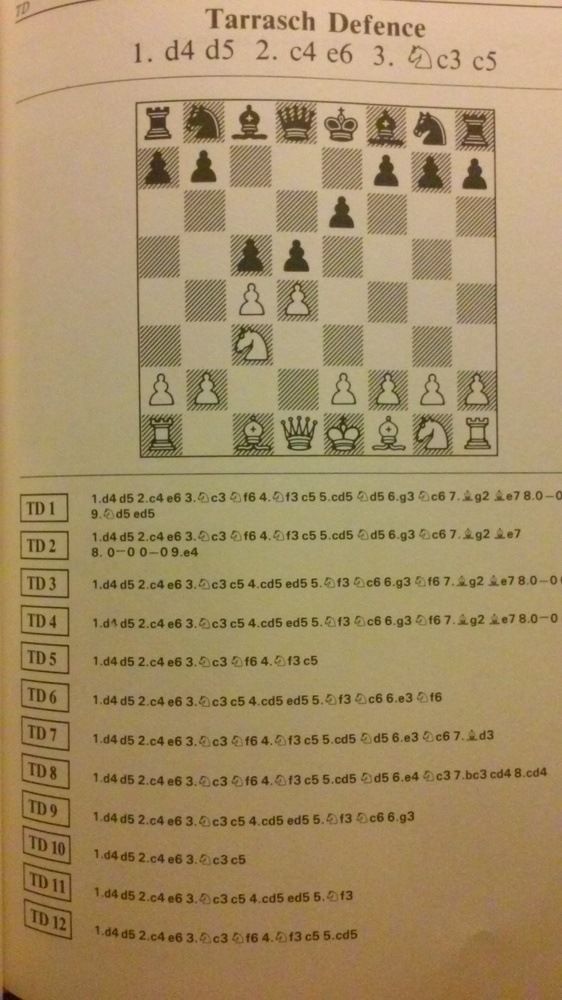
#> input picture 3.jpg, 562 x 1000 px, shrunk from 1296 x 2304 before the run
$ python -i utils.py   (imports and definitions only)
#> lines starting #> are read from the running program, lines starting #| are printed output that depends on the picture; after the words box and inside, x2 and y2 are one past the last pixel; in counts of white or black regions, pixels touching at a corner belong together
#> further down, picture is the input picture: shape (1000, 562, 3); mean B, G, R 103.1, 143.1, 165.9
import numpy as np
import cv2
import math
from itertools import combinations


def getGridLines(img: np.ndarray, minLineLength: int = 35, maxLineGap: int = 10):
#> called with minLineLength = 35, maxLineGap = 10
    gray = cv2.cvtColor(img, cv2.COLOR_BGR2GRAY)
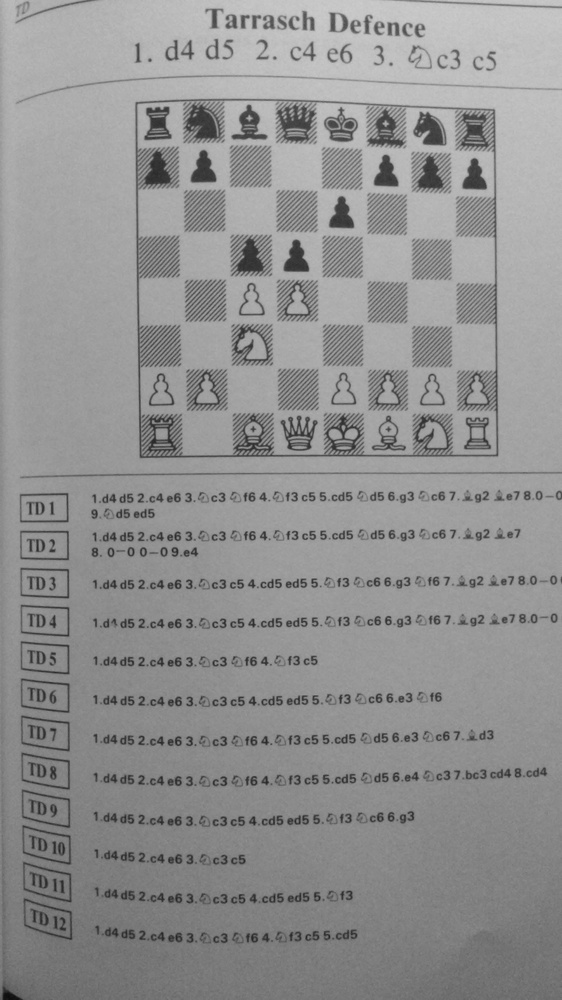
#> gray: shape (1000, 562); min 11, max 204, mean 145.4

    denoised = cv2.bilateralFilter(
        gray, 11, 17, 17, borderType=cv2.BORDER_CONSTANT)

    adaptive = cv2.adaptiveThreshold(
        denoised, 255, cv2.ADAPTIVE_THRESH_MEAN_C, cv2.THRESH_BINARY_INV, 9, 3)
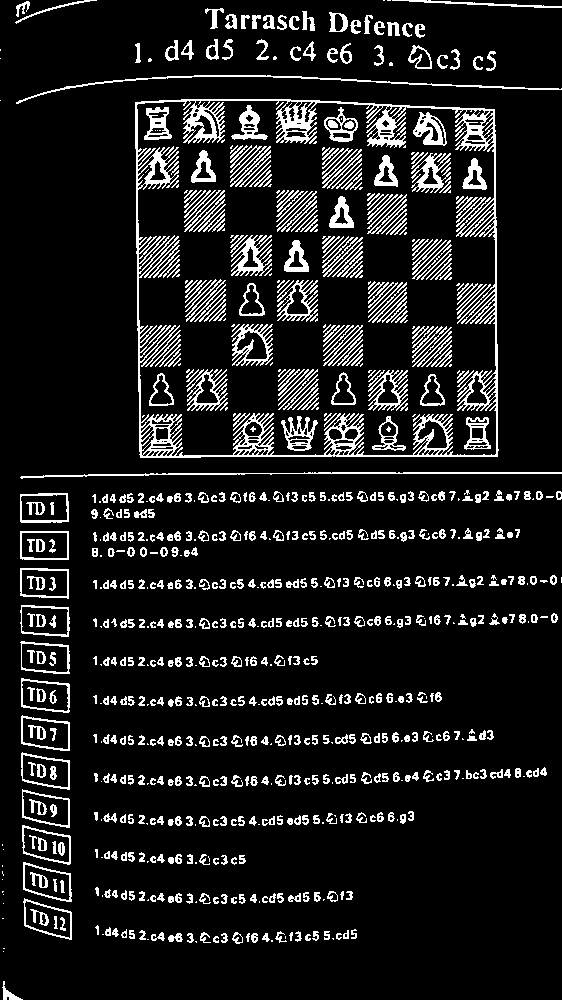
#> adaptive: shape (1000, 562); 11.3% white in thin lines or dots

    adaptive = cv2.morphologyEx(
        adaptive, cv2.MORPH_CLOSE, np.ones((5, 5), np.uint8))
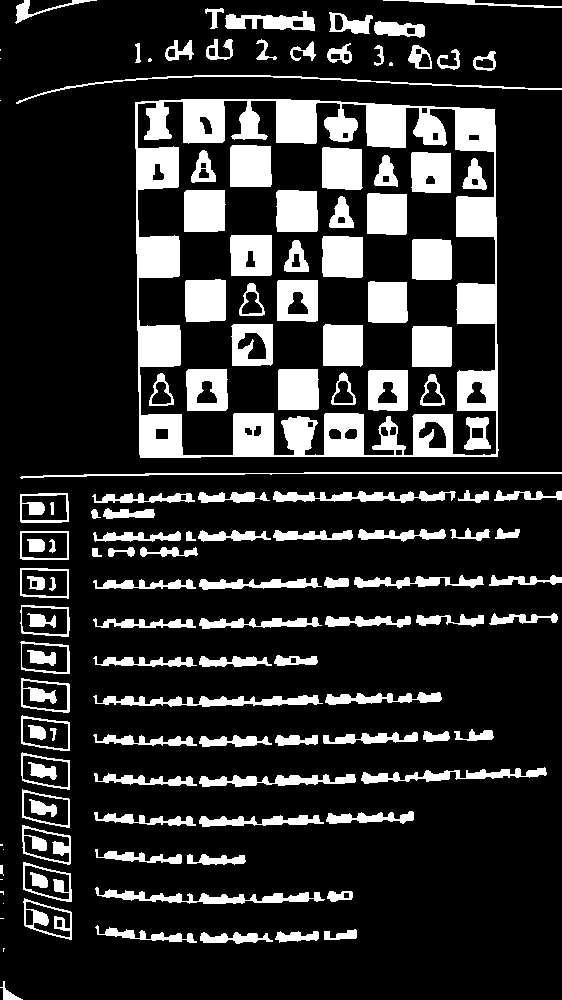
#> adaptive: shape (1000, 562); 18.5% white; 137 white regions (12 under 20 px), largest, box (x1, y1, x2, y2) and area: (135, 99, 499, 458) 29033, (230, 145, 272, 187) 1716, (184, 190, 226, 232) 1713

    edges = cv2.Canny(adaptive, 30, 200)
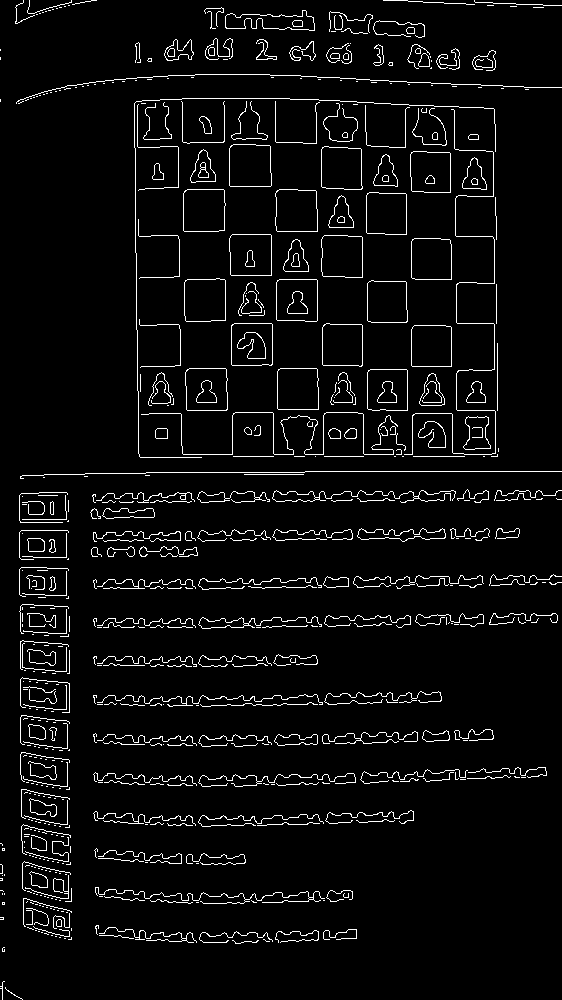
#> edges: shape (1000, 562); 4.7% white in thin lines or dots

    lines = cv2.HoughLinesP(edges, 1, np.pi / 180, 100,
                            minLineLength=minLineLength, maxLineGap=maxLineGap)
#> lines = 60 rows, first 6: [136, 279, 139, 456], [305, 471, 561, 471], [260, 74, 468, 84], [294, 456, 363, 456], [22, 475, 84, 474], [146, 472, 304, 472]

    lines = lines.squeeze()

    return lines


# [32 lines left out: function filterLines, not called in this run]


def isLineClose(line1, line2, threshold=10, m=None):
    return getDistance(line1, line2, m=m) <= threshold


# [163 lines left out: functions slope, getDistance, intersection, slopesOfOutline, dp_simplify, not called in this run]

>>> import cv2
>>> picture = cv2.imread('3.jpg')
>>> result = getGridLines(picture)
#> result has the same summary as lines in getGridLines

$ run again, on board.jpg
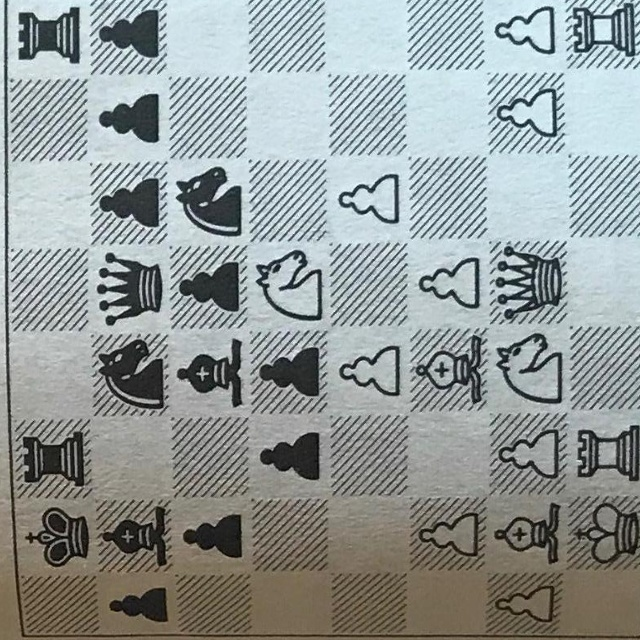
#> input picture board.jpg, 640 x 640 px
#> picture is the input picture: shape (640, 640, 3); mean B, G, R 153.4, 154.5, 147.5
#> in getGridLines, `adaptive = cv2.adaptiveThreshold( denoised, 255, cv2.ADAPTIVE_THRESH_M..`:
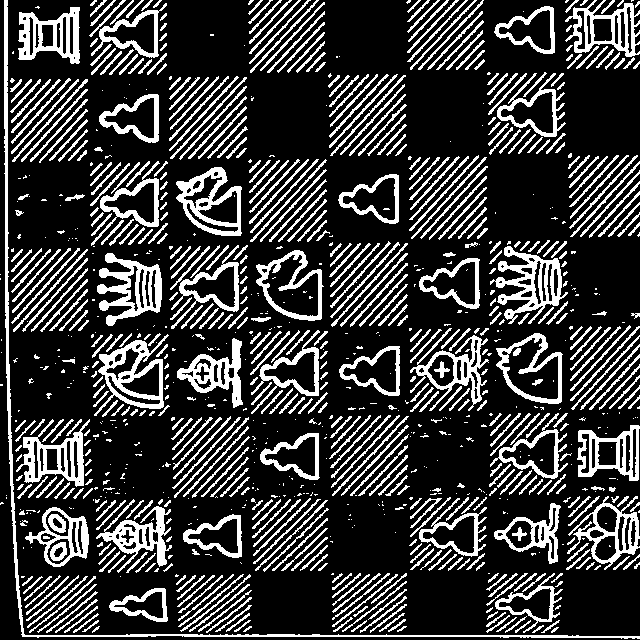
#> adaptive: shape (640, 640); 23% white; 999 white regions (425 under 20 px), largest, box (x1, y1, x2, y2) and area: (4, 0, 640, 639) 3550, (490, 246, 568, 324) 2169, (97, 253, 162, 326) 2096
#> in getGridLines, `edges = cv2.Canny(adaptive, 30, 200)`:
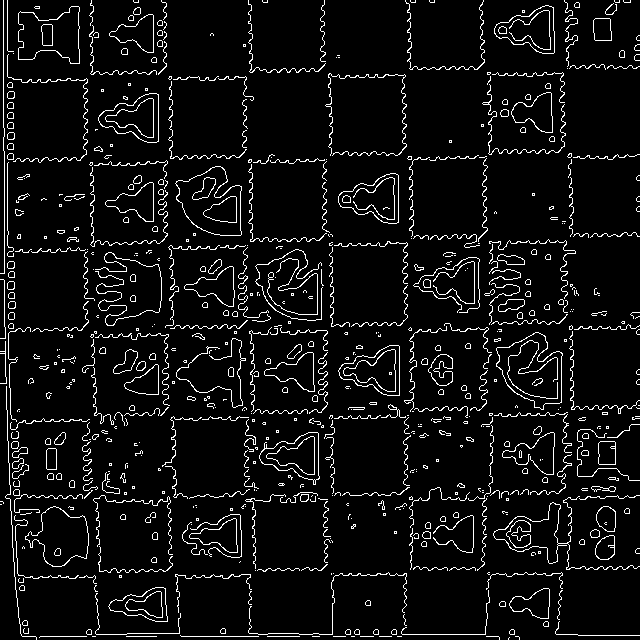
#> edges: shape (640, 640); 6.4% white in thin lines or dots
#> lines = 45 rows, first 6: [181, 636, 299, 636], [7, 267, 7, 0], [392, 634, 485, 634], [4, 326, 4, 151], [3, 150, 3, 0], [153, 142, 153, 93]
#> result has the same summary as lines in getGridLines

$ run again, on sig.jpeg
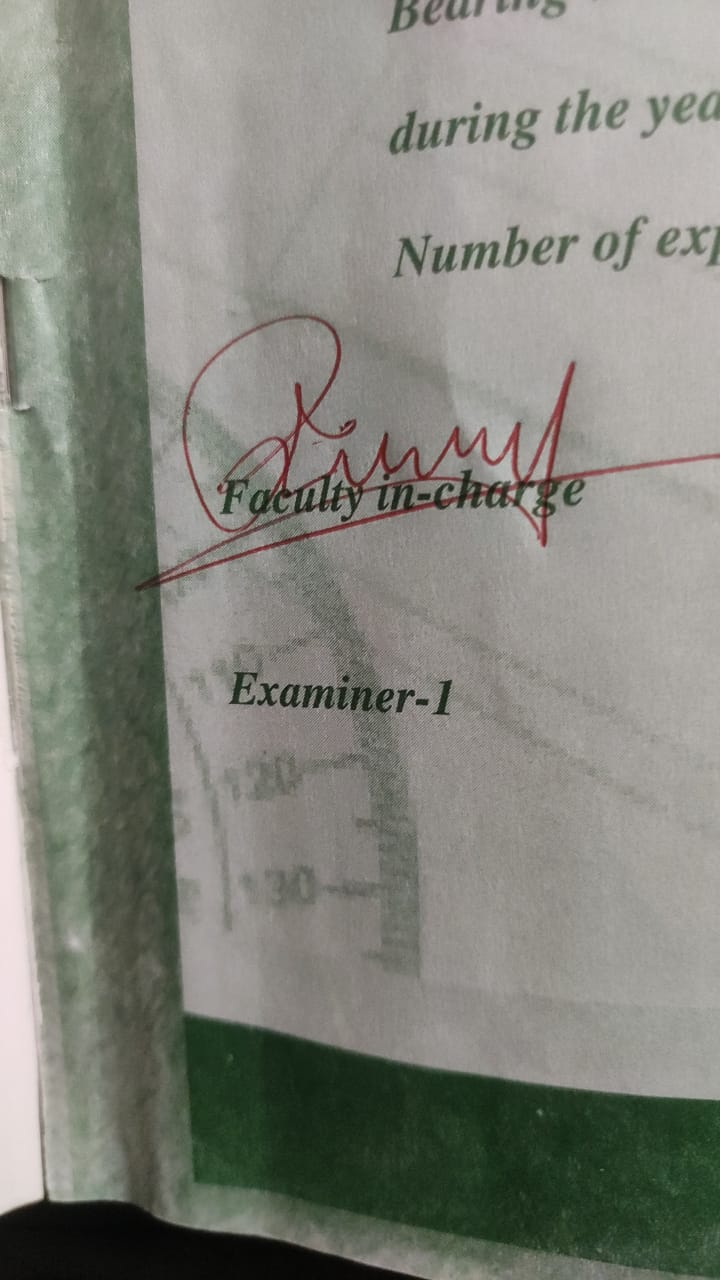
#> input picture sig.jpeg, 720 x 1280 px
#> picture is the input picture: shape (1280, 720, 3); mean B, G, R 124.3, 132.5, 131.4
#> in getGridLines, `adaptive = cv2.adaptiveThreshold( denoised, 255, cv2.ADAPTIVE_THRESH_M..`:
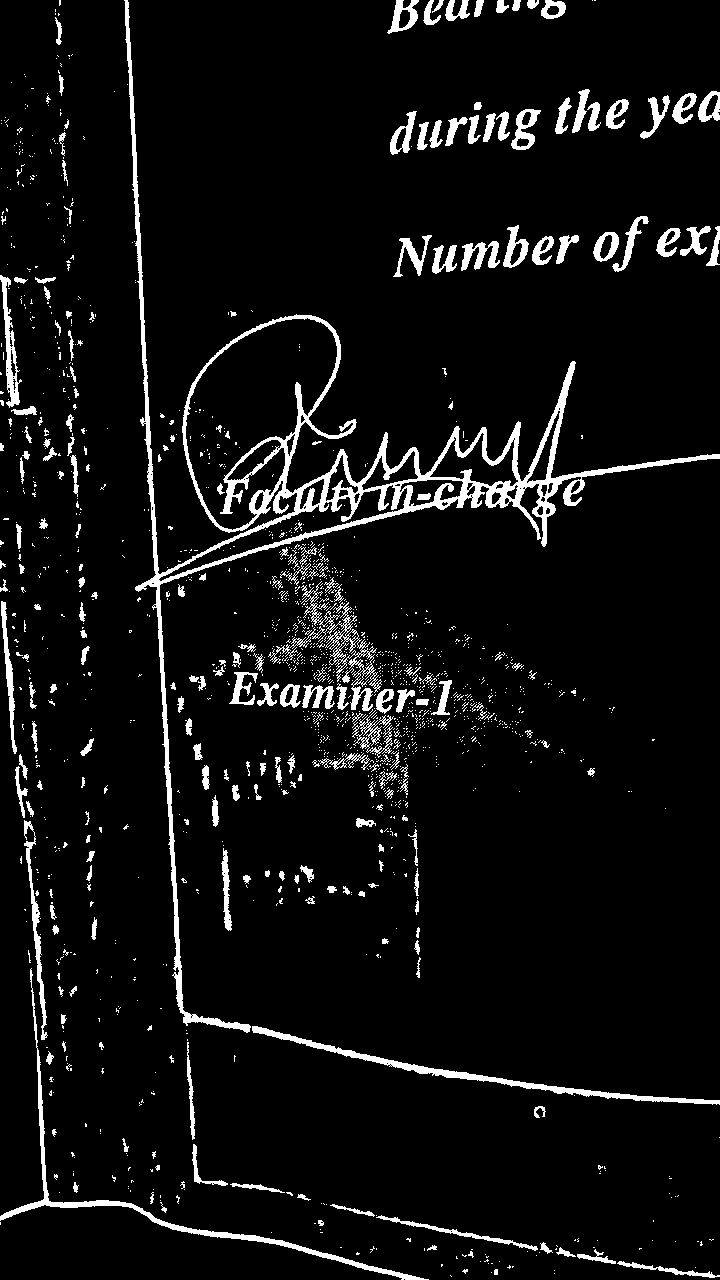
#> adaptive: shape (1280, 720); 6.3% white; 1609 white regions (1373 under 20 px), largest, box (x1, y1, x2, y2) and area: (124, 0, 720, 1033) 19627, (0, 968, 429, 1280) 2991, (252, 1026, 720, 1105) 2642
#> in getGridLines, `edges = cv2.Canny(adaptive, 30, 200)`:
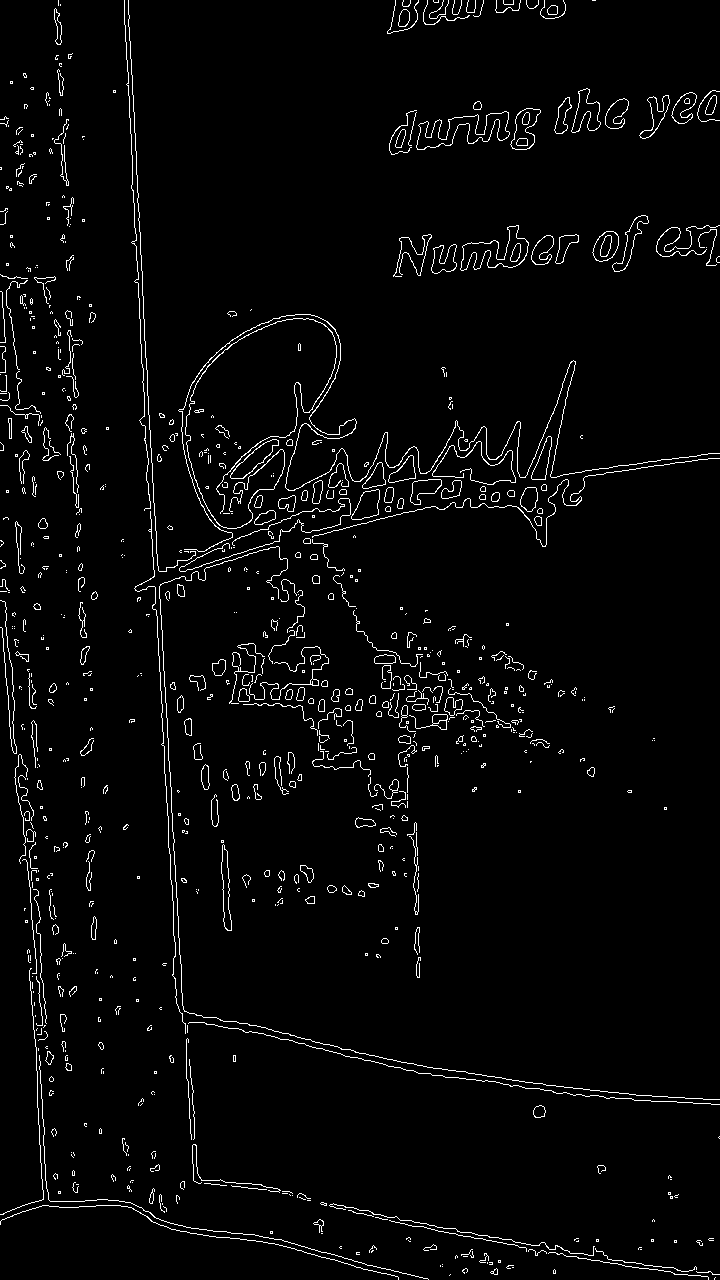
#> edges: shape (1280, 720); 3% white in thin lines or dots
#> lines = 57 rows, first 6: [128, 8, 155, 530], [131, 146, 144, 412], [153, 557, 167, 815], [173, 832, 182, 1005], [159, 586, 169, 771], [35, 1039, 39, 1144]
#> result has the same summary as lines in getGridLines
